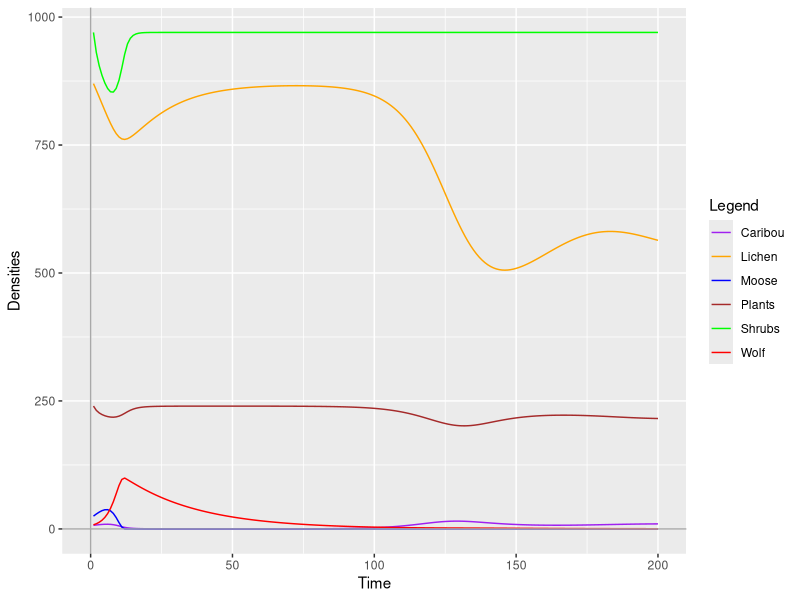
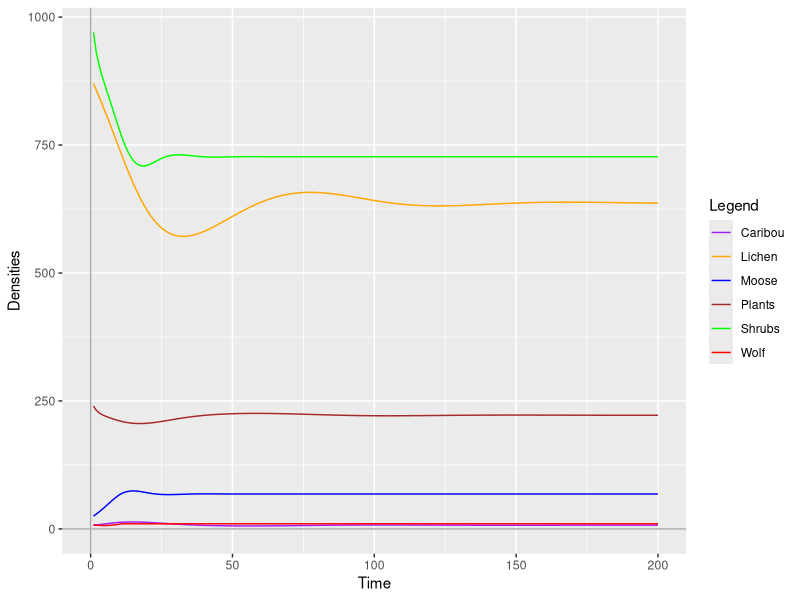
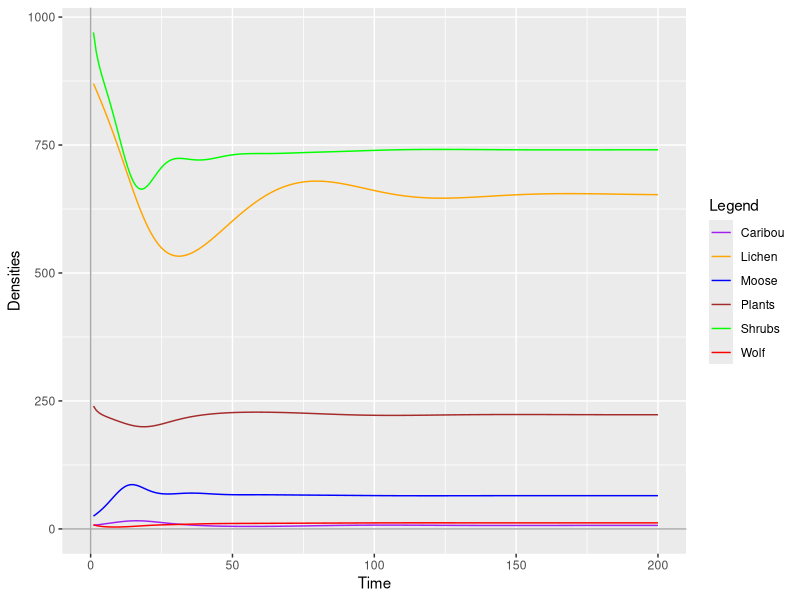
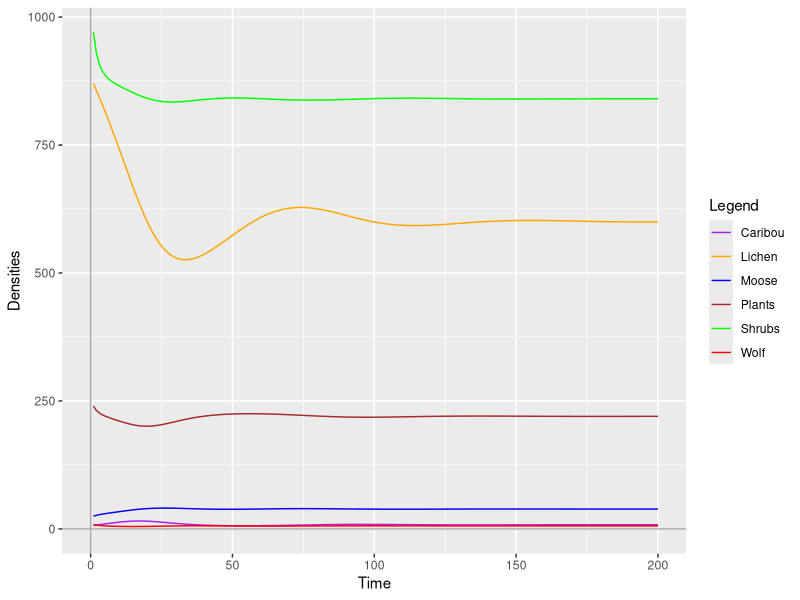

Source code (R) for these figures, in order:
## For this practical, we will implement a DISCRETE, mechanistic model for six distinct populations:
# lichen, plants, moose forage, caribou, moose and wolves

rm(list = ls())
graphics.off()
quartz()

library(ggplot2)


#############
##Model skeleton
#############

##set up parameter values
sP <- 0.5
Kp <- 240
lP <- 2.68275
hp <- 300
sL <- 0.07
Kl <- 870
lL <- 2.68275
hl <- 400
sH <- 0.5
Kh <- 970
lH <- 3.1682
hh <- 1000
fC <- 1
eC <- 1.85
mC <- 0 #hunting
fM <- 1.5
eM <- 0.6
mM <- 0
mW <- 0.1
b <- 0.8
g <- 0.38
dC <- 460
dM <- 46



nsteps <- 200
pop.df.0 <- data.frame(time=1:nsteps,P=numeric(nsteps),L=numeric(nsteps),H=numeric(nsteps),C=numeric(nsteps),M=numeric(nsteps),W=numeric(nsteps))

## initial population sizes
pop.df.0 <- within(pop.df.0,{
  P[1] <- 240
  L[1] <- 870
  H[1] <- 970
  C[1] <- 7
  M[1] <- 25
  W[1] <- 8
})

## the model
for(t in 2:nsteps){
  pop.df.0 <- within(pop.df.0,{
    ## Primary producers
    P.birth <- sP*P[t-1]*(1-P[t-1]/Kp)
    P.death <- (C[t-1]*lP*P[t-1])/(hp+P[t-1])
    P[t] <- max(0, P[t-1] + P.birth - P.death) ##plants consumed by Caribou
    #the max is used to avoid negative values
    
    L.birth <- sL*L[t-1]*(1-L[t-1]/Kl)
    L.death <- lL*L[t-1]*C[t-1]/(hl+L[t-1])
    L[t] <- max(0,L[t-1] + L.birth - L.death) ##lichen consumed by Caribou
    
    H.birth <- sH*H[t-1]*(1-H[t-1]/Kh)
    H.death <- lH*H[t-1]*M[t-1]/(hh+H[t-1])
    H[t] <- max(0,H[t-1] + H.birth - H.death) ##plants consumed by Moose
    
    ## First trophic level
    C.growth <- C[t-1]*fC*(P[t-1]/(P[t-1]+hp))*(L[t-1]/(L[t-1]+hl))
    C.death <- C[t-1]*(1-P[t-1]/(P[t-1]+hp))*(1-L[t-1]/(L[t-1]+hl))
    C.pred <-  W[t-1]*eC*C[t-1]/(C[t-1]+dC) 
    C[t] <- max(0,C[t-1] + C.growth - C.death - C.pred) # caribou
    
    M.growth <- M[t-1]*fM*H[t-1]/(H[t-1]+hh)
    M.death <- M[t-1]*(1-H[t-1]/(H[t-1]+hh))
    M.pred <-  W[t-1]*eM*M[t-1]/(M[t-1]+dM)
    M[t] <- max(0,M[t-1] + M.growth - M.death - M.pred) # moose
    
    ## Predator
    W.growth <- (b*(C[t-1]/(dC+C[t-1])) + b*(M[t-1]/(dM+M[t-1])))*W[t-1]
    W.death <- g*W[t-1]
    W[t] <- max(0,W[t-1] + W.growth - W.death * mW) #mW is the hunting component
     #wolves
  })
}

#plot it

colors <- c("Plants"="brown","Lichen"="orange","Shrubs"="green","Caribou"="purple","Moose"="blue","Wolf"="red")
ggplot(data = pop.df.0)+
  geom_line(mapping=aes(x=time,y=P,color="Plants")) +
  geom_line(mapping=aes(x=time,y=L,color="Lichen")) +
  geom_line(mapping=aes(x=time,y=H,color="Shrubs")) +
  geom_line(mapping=aes(x=time,y=C,color="Caribou")) +
  geom_line(mapping=aes(x=time,y=M,color="Moose")) +
  geom_line(mapping=aes(x=time,y=W,color="Wolf")) +
  geom_hline(yintercept=0,color="darkgrey") +
  geom_vline(xintercept=0,color="darkgrey") +
  labs(x = "Time", y = "Densities", color="Legend")+
  scale_color_manual(values = colors)


## TASKS ##

## limiting wolf population to 10 or 30 wolves
# added this to the for loop: W[t] <- min(10, W[t]), min(30, W[t])

for(t in 2:nsteps){
  pop.df.0 <- within(pop.df.0,{
    ## Primary producers
    P.birth <- sP*P[t-1]*(1-P[t-1]/Kp)
    P.death <- (C[t-1]*lP*P[t-1])/(hp+P[t-1])
    P[t] <- max(0, P[t-1] + P.birth - P.death) ##plants consumed by Caribou
    #the max is used to avoid negative values
    
    L.birth <- sL*L[t-1]*(1-L[t-1]/Kl)
    L.death <- lL*L[t-1]*C[t-1]/(hl+L[t-1])
    L[t] <- max(0,L[t-1] + L.birth - L.death) ##lichen consumed by Caribou
    
    H.birth <- sH*H[t-1]*(1-H[t-1]/Kh)
    H.death <- lH*H[t-1]*M[t-1]/(hh+H[t-1])
    H[t] <- max(0,H[t-1] + H.birth - H.death) ##plants consumed by Moose
    
    ## First trophic level
    C.growth <- C[t-1]*fC*(P[t-1]/(P[t-1]+hp))*(L[t-1]/(L[t-1]+hl))
    C.death <- C[t-1]*(1-P[t-1]/(P[t-1]+hp))*(1-L[t-1]/(L[t-1]+hl))
    C.pred <-  W[t-1]*eC*C[t-1]/(C[t-1]+dC) 
    C[t] <- max(0,C[t-1] + C.growth - C.death - C.pred) # caribou
    
    M.growth <- M[t-1]*fM*H[t-1]/(H[t-1]+hh)
    M.death <- M[t-1]*(1-H[t-1]/(H[t-1]+hh))
    M.pred <-  W[t-1]*eM*M[t-1]/(M[t-1]+dM)
    M[t] <- max(0,M[t-1] + M.growth - M.death - M.pred) # moose
    
    ## Predator - wolves
    W.growth <- (b*(C[t-1]/(dC+C[t-1])) + b*(M[t-1]/(dM+M[t-1])))*W[t-1]
    W.death <- g*W[t-1]
    W[t] <- min(max(0,W[t-1] + W.growth - W.death),10) #pop limited to 0-10 wolves
    #wolves
  })
}


colors <- c("Plants"="brown","Lichen"="orange","Shrubs"="green","Caribou"="purple","Moose"="blue","Wolf"="red")
ggplot(data = pop.df.0)+
  geom_line(mapping=aes(x=time,y=P,color="Plants")) +
  geom_line(mapping=aes(x=time,y=L,color="Lichen")) +
  geom_line(mapping=aes(x=time,y=H,color="Shrubs")) +
  geom_line(mapping=aes(x=time,y=C,color="Caribou")) +
  geom_line(mapping=aes(x=time,y=M,color="Moose")) +
  geom_line(mapping=aes(x=time,y=W,color="Wolf")) +
  geom_hline(yintercept=0,color="darkgrey") +
  geom_vline(xintercept=0,color="darkgrey") +
  labs(x = "Time", y = "Densities", color="Legend")+
  scale_color_manual(values = colors)

## Wolf hunting model ##
## Added in the hunting component, changed mW to 0.1

sP <- 0.5
Kp <- 240
lP <- 2.68275
hp <- 300
sL <- 0.07
Kl <- 870
lL <- 2.68275
hl <- 400
sH <- 0.5
Kh <- 970
lH <- 3.1682
hh <- 1000
fC <- 1
eC <- 1.85
mC <- 0 #hunting
fM <- 1.5
eM <- 0.6
mM <- 0
mW <- 0.1
b <- 0.8
g <- 0.38
dC <- 460
dM <- 46



nsteps <- 200
pop.df.0 <- data.frame(time=1:nsteps,P=numeric(nsteps),L=numeric(nsteps),H=numeric(nsteps),C=numeric(nsteps),M=numeric(nsteps),W=numeric(nsteps))

## initial population sizes
pop.df.0 <- within(pop.df.0,{
  P[1] <- 240
  L[1] <- 870
  H[1] <- 970
  C[1] <- 7
  M[1] <- 25
  W[1] <- 8
})

## the model
for(t in 2:nsteps){
  pop.df.0 <- within(pop.df.0,{
    ## Primary producers
    P.birth <- sP*P[t-1]*(1-P[t-1]/Kp)
    P.death <- (C[t-1]*lP*P[t-1])/(hp+P[t-1])
    P[t] <- max(0, P[t-1] + P.birth - P.death) ##plants consumed by Caribou
    #the max is used to avoid negative values
    
    L.birth <- sL*L[t-1]*(1-L[t-1]/Kl)
    L.death <- lL*L[t-1]*C[t-1]/(hl+L[t-1])
    L[t] <- max(0,L[t-1] + L.birth - L.death) ##lichen consumed by Caribou
    
    H.birth <- sH*H[t-1]*(1-H[t-1]/Kh)
    H.death <- lH*H[t-1]*M[t-1]/(hh+H[t-1])
    H[t] <- max(0,H[t-1] + H.birth - H.death) ##plants consumed by Moose
    
    ## First trophic level
    C.growth <- C[t-1]*fC*(P[t-1]/(P[t-1]+hp))*(L[t-1]/(L[t-1]+hl))
    C.death <- C[t-1]*(1-P[t-1]/(P[t-1]+hp))*(1-L[t-1]/(L[t-1]+hl))
    C.pred <-  W[t-1]*eC*C[t-1]/(C[t-1]+dC) 
    C[t] <- max(0,C[t-1] + C.growth - C.death - C.pred) # caribou
    
    M.growth <- M[t-1]*fM*H[t-1]/(H[t-1]+hh)
    M.death <- M[t-1]*(1-H[t-1]/(H[t-1]+hh))
    M.pred <-  W[t-1]*eM*M[t-1]/(M[t-1]+dM)
    M[t] <- max(0,M[t-1] + M.growth - M.death - M.pred) # moose
    
    ## Predator
    W.growth <- (b*(C[t-1]/(dC+C[t-1])) + b*(M[t-1]/(dM+M[t-1])))*W[t-1]
    W.death <- g*W[t-1]
    W[t] <- max(0,W[t-1] + W.growth - W.death - W[t-1]*mW) #mW is the hunting component
    #wolves
  })
}

colors <- c("Plants"="brown","Lichen"="orange","Shrubs"="green","Caribou"="purple","Moose"="blue","Wolf"="red")
ggplot(data = pop.df.0)+
  geom_line(mapping=aes(x=time,y=P,color="Plants")) +
  geom_line(mapping=aes(x=time,y=L,color="Lichen")) +
  geom_line(mapping=aes(x=time,y=H,color="Shrubs")) +
  geom_line(mapping=aes(x=time,y=C,color="Caribou")) +
  geom_line(mapping=aes(x=time,y=M,color="Moose")) +
  geom_line(mapping=aes(x=time,y=W,color="Wolf")) +
  geom_hline(yintercept=0,color="darkgrey") +
  geom_vline(xintercept=0,color="darkgrey") +
  labs(x = "Time", y = "Densities", color="Legend")+
  scale_color_manual(values = colors)


## Moose hunting ##

## Added in the hunting component, changed mM to 0.1

sP <- 0.5
Kp <- 240
lP <- 2.68275
hp <- 300
sL <- 0.07
Kl <- 870
lL <- 2.68275
hl <- 400
sH <- 0.5
Kh <- 970
lH <- 3.1682
hh <- 1000
fC <- 1
eC <- 1.85
mC <- 0 #hunting
fM <- 1.5
eM <- 0.6
mM <- 0.1 # moose huting component added
mW <- 0 # wolf hunting back to 0
b <- 0.8
g <- 0.38
dC <- 460
dM <- 46



nsteps <- 200
pop.df.0 <- data.frame(time=1:nsteps,P=numeric(nsteps),L=numeric(nsteps),H=numeric(nsteps),C=numeric(nsteps),M=numeric(nsteps),W=numeric(nsteps))

## initial population sizes
pop.df.0 <- within(pop.df.0,{
  P[1] <- 240
  L[1] <- 870
  H[1] <- 970
  C[1] <- 7
  M[1] <- 25
  W[1] <- 8
})

## the model
for(t in 2:nsteps){
  pop.df.0 <- within(pop.df.0,{
    ## Primary producers
    P.birth <- sP*P[t-1]*(1-P[t-1]/Kp)
    P.death <- (C[t-1]*lP*P[t-1])/(hp+P[t-1])
    P[t] <- max(0, P[t-1] + P.birth - P.death) ##plants consumed by Caribou
    #the max is used to avoid negative values
    
    L.birth <- sL*L[t-1]*(1-L[t-1]/Kl)
    L.death <- lL*L[t-1]*C[t-1]/(hl+L[t-1])
    L[t] <- max(0,L[t-1] + L.birth - L.death) ##lichen consumed by Caribou
    
    H.birth <- sH*H[t-1]*(1-H[t-1]/Kh)
    H.death <- lH*H[t-1]*M[t-1]/(hh+H[t-1])
    H[t] <- max(0,H[t-1] + H.birth - H.death) ##plants consumed by Moose
    
    ## First trophic level
    C.growth <- C[t-1]*fC*(P[t-1]/(P[t-1]+hp))*(L[t-1]/(L[t-1]+hl))
    C.death <- C[t-1]*(1-P[t-1]/(P[t-1]+hp))*(1-L[t-1]/(L[t-1]+hl))
    C.pred <-  W[t-1]*eC*C[t-1]/(C[t-1]+dC) 
    C[t] <- max(0,C[t-1] + C.growth - C.death - C.pred) # caribou
    
    M.growth <- M[t-1]*fM*H[t-1]/(H[t-1]+hh)
    M.death <- M[t-1]*(1-H[t-1]/(H[t-1]+hh))
    M.pred <-  W[t-1]*eM*M[t-1]/(M[t-1]+dM)
    M[t] <- max(0,M[t-1] + M.growth - M.death - M.pred - M[t-1]*mM) # moose
    # added moose hunting
    
    ## Predator
    W.growth <- (b*(C[t-1]/(dC+C[t-1])) + b*(M[t-1]/(dM+M[t-1])))*W[t-1]
    W.death <- g*W[t-1]
    W[t] <- max(0,W[t-1] + W.growth - W.death) #no hunting
    #wolves
  })
}

colors <- c("Plants"="brown","Lichen"="orange","Shrubs"="green","Caribou"="purple","Moose"="blue","Wolf"="red")
ggplot(data = pop.df.0)+
  geom_line(mapping=aes(x=time,y=P,color="Plants")) +
  geom_line(mapping=aes(x=time,y=L,color="Lichen")) +
  geom_line(mapping=aes(x=time,y=H,color="Shrubs")) +
  geom_line(mapping=aes(x=time,y=C,color="Caribou")) +
  geom_line(mapping=aes(x=time,y=M,color="Moose")) +
  geom_line(mapping=aes(x=time,y=W,color="Wolf")) +
  geom_hline(yintercept=0,color="darkgrey") +
  geom_vline(xintercept=0,color="darkgrey") +
  labs(x = "Time", y = "Densities", color="Legend")+
  scale_color_manual(values = colors)



